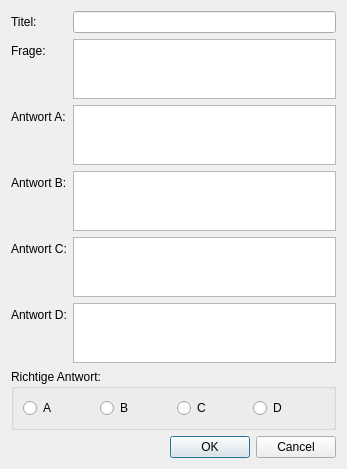
<?xml version="1.0" encoding="UTF-8"?>
<!--
 @file fragebearbeiten.ui

 @author Tobias Triffterer

 @brief Fenster zum Editieren von Fragen

 @version 1.0.0


 AlleGegenSchlaubi - educational quiz game
 Copyright (C) 2014  Tobias Triffterer <tobias@ep1.ruhr-uni-bochum.de>

 This program is free software: you can redistribute it and/or modify
 it under the terms of the GNU General Public License as published by
 the Free Software Foundation, either version 3 of the License, or
 (at your option) any later version.

 This program is distributed in the hope that it will be useful,
 but WITHOUT ANY WARRANTY; without even the implied warranty of
 MERCHANTABILITY or FITNESS FOR A PARTICULAR PURPOSE.  See the
 GNU General Public License for more details.

 You should have received a copy of the GNU General Public License
 along with this program.  If not, see <http://www.gnu.org/licenses/>.

-->
<ui version="4.0">
 <class>FrageBearbeiten</class>
 <widget class="QDialog" name="FrageBearbeiten">
  <property name="geometry">
   <rect>
    <x>0</x>
    <y>0</y>
    <width>347</width>
    <height>442</height>
   </rect>
  </property>
  <property name="windowTitle">
   <string>Frage bearbeiten</string>
  </property>
  <layout class="QVBoxLayout" name="verticalLayout">
   <item>
    <layout class="QFormLayout" name="formLayout">
     <item row="0" column="0">
      <widget class="QLabel" name="lblTitelBeschreibung">
       <property name="text">
        <string>Titel:</string>
       </property>
      </widget>
     </item>
     <item row="0" column="1">
      <widget class="QLineEdit" name="txtTitel"/>
     </item>
     <item row="1" column="0">
      <widget class="QLabel" name="lblFrageBeschriftung">
       <property name="text">
        <string>Frage:</string>
       </property>
      </widget>
     </item>
     <item row="1" column="1">
      <widget class="QPlainTextEdit" name="txtFrage">
       <property name="maximumSize">
        <size>
         <width>16777215</width>
         <height>60</height>
        </size>
       </property>
      </widget>
     </item>
     <item row="2" column="0">
      <widget class="QLabel" name="lblAntwortABeschriftung">
       <property name="text">
        <string>Antwort A:</string>
       </property>
      </widget>
     </item>
     <item row="2" column="1">
      <widget class="QPlainTextEdit" name="txtAntwortA">
       <property name="maximumSize">
        <size>
         <width>16777215</width>
         <height>60</height>
        </size>
       </property>
      </widget>
     </item>
     <item row="3" column="0">
      <widget class="QLabel" name="lblAntwortBBeschriftung">
       <property name="text">
        <string>Antwort B:</string>
       </property>
      </widget>
     </item>
     <item row="3" column="1">
      <widget class="QPlainTextEdit" name="txtAntwortB">
       <property name="maximumSize">
        <size>
         <width>16777215</width>
         <height>60</height>
        </size>
       </property>
      </widget>
     </item>
     <item row="4" column="0">
      <widget class="QLabel" name="lblAntwortCBeschriftung">
       <property name="text">
        <string>Antwort C:</string>
       </property>
      </widget>
     </item>
     <item row="4" column="1">
      <widget class="QPlainTextEdit" name="txtAntwortC">
       <property name="maximumSize">
        <size>
         <width>16777215</width>
         <height>60</height>
        </size>
       </property>
      </widget>
     </item>
     <item row="5" column="0">
      <widget class="QLabel" name="lblAntwortDBeschriftung">
       <property name="text">
        <string>Antwort D:</string>
       </property>
      </widget>
     </item>
     <item row="5" column="1">
      <widget class="QPlainTextEdit" name="txtAntwortD">
       <property name="maximumSize">
        <size>
         <width>16777215</width>
         <height>60</height>
        </size>
       </property>
      </widget>
     </item>
    </layout>
   </item>
   <item>
    <widget class="QGroupBox" name="grpRichtig">
     <property name="title">
      <string>Richtige Antwort:</string>
     </property>
     <layout class="QHBoxLayout" name="horizontalLayout">
      <item>
       <widget class="QRadioButton" name="rdbRichtigA">
        <property name="text">
         <string>A</string>
        </property>
       </widget>
      </item>
      <item>
       <widget class="QRadioButton" name="rdbRichtigB">
        <property name="text">
         <string>B</string>
        </property>
       </widget>
      </item>
      <item>
       <widget class="QRadioButton" name="rdbRichtigC">
        <property name="text">
         <string>C</string>
        </property>
       </widget>
      </item>
      <item>
       <widget class="QRadioButton" name="rdbRichtigD">
        <property name="text">
         <string>D</string>
        </property>
       </widget>
      </item>
     </layout>
    </widget>
   </item>
   <item>
    <widget class="QDialogButtonBox" name="btnboxErgebnis">
     <property name="orientation">
      <enum>Qt::Horizontal</enum>
     </property>
     <property name="standardButtons">
      <set>QDialogButtonBox::Cancel|QDialogButtonBox::Ok</set>
     </property>
    </widget>
   </item>
  </layout>
 </widget>
 <resources/>
 <connections>
  <connection>
   <sender>btnboxErgebnis</sender>
   <signal>accepted()</signal>
   <receiver>FrageBearbeiten</receiver>
   <slot>accept()</slot>
   <hints>
    <hint type="sourcelabel">
     <x>248</x>
     <y>254</y>
    </hint>
    <hint type="destinationlabel">
     <x>157</x>
     <y>274</y>
    </hint>
   </hints>
  </connection>
  <connection>
   <sender>btnboxErgebnis</sender>
   <signal>rejected()</signal>
   <receiver>FrageBearbeiten</receiver>
   <slot>reject()</slot>
   <hints>
    <hint type="sourcelabel">
     <x>316</x>
     <y>260</y>
    </hint>
    <hint type="destinationlabel">
     <x>286</x>
     <y>274</y>
    </hint>
   </hints>
  </connection>
 </connections>
</ui>
